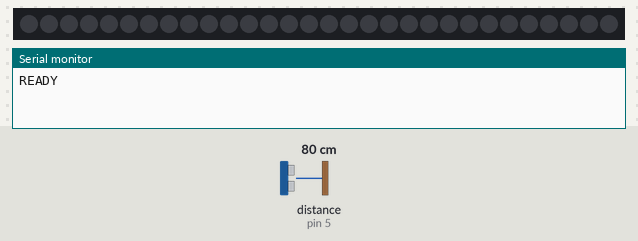
The sketch below on a simulated Arduino Uno, built with avr-gcc and run on an emulated ATmega328P. Parts: 30 RGB LEDs in strip order, left to right, the last lines printed to the serial monitor. Wiring (inferred from the names in the program): ultrasonic range finder: trigger pin 4; echo pin 5. The inputs (shaded band) are chosen by the test bench; at power-on: distance to the obstacle (sensor on pin 5) 80 cm. The echo pulse lasts 58.3 µs per cm; dim RGB values are drawn brighter than linear.

Above: at 1.7 s.
1.8 s: distance to the obstacle (sensor on pin 5) set to 4 cm
At 2.02 s:
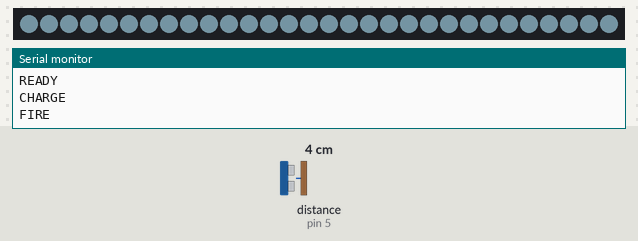
4.0 s: distance to the obstacle (sensor on pin 5) set to 18 cm
At 5.7 s:
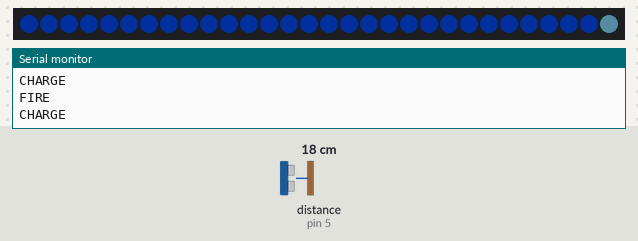
6.7 s: distance to the obstacle (sensor on pin 5) set to 12 cm
8.2 s: distance to the obstacle (sensor on pin 5) set to 9 cm
At 8.67 s:
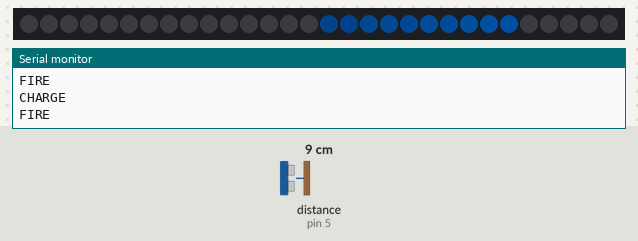
10.3 s: distance to the obstacle (sensor on pin 5) set to 35 cm
At 11.02 s:
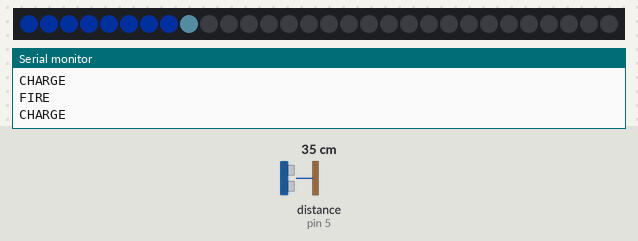
Timing chart, 0 to 13.3 s (numbered marks = the images above; inputs shaded):
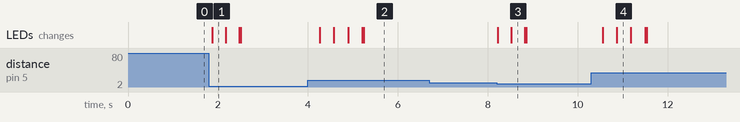

The sketch:

kamehameha_tuto.ino
```cpp
#include <Adafruit_DotStar.h>
#include <SPI.h>

// Jessi Lab Tuto Kamehameha

#define TRIG_PIN 4
#define ECHO_PIN 5
#define DATA_PIN 6
#define CLOCK_PIN 7
#define NB_LED 30

Adafruit_DotStar strip(NB_LED, DATA_PIN, CLOCK_PIN, DOTSTAR_BGR);

const float DISTANCE_DETECTION = 60.0;
const float DISTANCE_EXPLOSION = 10.0;
const float DISTANCE_REARMEMENT = 12.0;

const unsigned long TEMPS_CHARGE = 1000;
const unsigned long TEMPS_EXPLOSION = 650;
const unsigned long PERTE_SIGNAL = 350;
const unsigned long INTERVALLE_MESURE = 35;
const unsigned long TEMPS_REARMEMENT = 150;

enum Etat {
  REPOS,
  CHARGE,
  EXPLOSION,
  ATTENTE_REARMEMENT
};

Etat etat = REPOS;

unsigned long debutCharge = 0;
unsigned long debutExplosion = 0;
unsigned long dernierePresence = 0;
unsigned long derniereMesure = 0;
unsigned long debutRearmement = 0;

float distanceFiltree = -1;

float mesurerDistance() {
  digitalWrite(TRIG_PIN, LOW);
  delayMicroseconds(2);

  digitalWrite(TRIG_PIN, HIGH);
  delayMicroseconds(10);
  digitalWrite(TRIG_PIN, LOW);

  unsigned long duree = pulseIn(
    ECHO_PIN,
    HIGH,
    15000UL
  );

  if (duree == 0) return -1;

  return duree * 0.0343 / 2.0;
}

void eteindreLED() {
  strip.clear();
  strip.show();
}

void afficherCharge(unsigned long duree) {
  float progression = min(
    1.0f,
    (float)duree / TEMPS_CHARGE
  );

  int nombre = max(
    1,
    (int)(progression * NB_LED)
  );

  strip.clear();

  for (int i = 0; i < nombre; i++) {
    strip.setPixelColor(
      i,
      strip.Color(0, 65, 220)
    );
  }

  strip.setPixelColor(
    nombre - 1,
    strip.Color(130, 220, 255)
  );

  strip.show();
}

void afficherExplosion(unsigned long duree) {
  strip.clear();

  if (duree < 120) {
    for (int i = 0; i < NB_LED; i++) {
      strip.setPixelColor(
        i,
        strip.Color(180, 230, 255)
      );
    }
  }
  else if (duree < 420) {
    int position = map(
      duree,
      120,
      420,
      0,
      NB_LED + 10
    );

    for (int j = 0; j < 10; j++) {
      int index = position - j;

      if (index >= 0 && index < NB_LED) {
        int intensite = 255 - j * 20;

        strip.setPixelColor(
          index,
          strip.Color(
            0,
            intensite / 2,
            intensite
          )
        );
      }
    }
  }
  else {
    int intensite = map(
      duree,
      420,
      TEMPS_EXPLOSION,
      120,
      0
    );

    intensite = constrain(
      intensite,
      0,
      120
    );

    for (int i = 0; i < NB_LED; i++) {
      strip.setPixelColor(
        i,
        strip.Color(
          0,
          intensite / 2,
          intensite
        )
      );
    }
  }

  strip.show();
}

void commencerCharge(unsigned long maintenant) {
  etat = CHARGE;
  debutCharge = maintenant;
  dernierePresence = maintenant;

  Serial.println("CHARGE");
}

void commencerExplosion(unsigned long maintenant) {
  etat = EXPLOSION;
  debutExplosion = maintenant;

  Serial.println("FIRE");
}

void annulerCharge() {
  etat = REPOS;
  eteindreLED();

  Serial.println("RESET");
}

void setup() {
  Serial.begin(115200);

  pinMode(TRIG_PIN, OUTPUT);
  pinMode(ECHO_PIN, INPUT);

  digitalWrite(TRIG_PIN, LOW);

  strip.begin();
  strip.setBrightness(35);
  eteindreLED();

  delay(500);

  Serial.println("READY");
}

void loop() {
  unsigned long maintenant = millis();

  if (etat == EXPLOSION) {
    unsigned long duree =
      maintenant - debutExplosion;

    if (duree < TEMPS_EXPLOSION) {
      afficherExplosion(duree);
    } else {
      eteindreLED();
      etat = ATTENTE_REARMEMENT;
      debutRearmement = 0;
    }
  }

  if (
    maintenant - derniereMesure <
    INTERVALLE_MESURE
  ) {
    return;
  }

  derniereMesure = maintenant;

  float distance = mesurerDistance();

  bool mesureValide =
    distance >= 2.0 &&
    distance <= 300.0;

  if (mesureValide) {
    if (distanceFiltree < 0) {
      distanceFiltree = distance;
    } else {
      distanceFiltree =
        0.55f * distance +
        0.45f * distanceFiltree;
    }
  } else {
    distanceFiltree = -1;
  }

  bool presence =
    mesureValide &&
    distanceFiltree <= DISTANCE_DETECTION;

  bool tresProche =
    mesureValide &&
    distance <= DISTANCE_EXPLOSION;

  switch (etat) {
    case REPOS:
      if (presence) {
        commencerCharge(maintenant);
      }
      break;

    case CHARGE:
      if (presence) {
        dernierePresence = maintenant;
      }

      if (tresProche) {
        commencerExplosion(maintenant);
      }
      else if (
        maintenant - dernierePresence >
        PERTE_SIGNAL
      ) {
        annulerCharge();
      }
      else {
        afficherCharge(
          maintenant - debutCharge
        );
      }
      break;

    case EXPLOSION:
      break;

    case ATTENTE_REARMEMENT:
      if (
        mesureValide &&
        distance > DISTANCE_REARMEMENT
      ) {
        if (debutRearmement == 0) {
          debutRearmement = maintenant;
        }

        if (
          maintenant - debutRearmement >=
          TEMPS_REARMEMENT
        ) {
          etat = REPOS;
          distanceFiltree = -1;
          debutRearmement = 0;
        }
      } else {
        debutRearmement = 0;
      }
      break;
  }
}
```

Measured:
- the behaviour switches between 11 and 10 cm on distance to the obstacle (sensor on pin 5) (found by bisection; images 2 and 3)
- after the input at 1.8 s, the LEDs: change after 0.07 s (image 1)
- after the input at 4.0 s, the LEDs: first change after 0.27 s (image 2 shows a later state)
- after the input at 6.7 s, every drawn part: stays the same
- after the input at 8.2 s, the LEDs: first change at once (image 3 shows a later state)
- after the input at 10.3 s, the LEDs: first change after 0.26 s (image 4 shows a later state)
